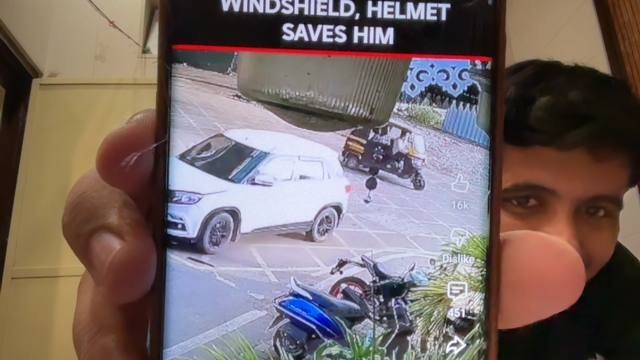
#> input picture RoadRakshak/snapshots/collision_CRITICAL_1778870923.jpg, 640 x 360 px; its folder holds only this picture in this run
$ python -i scene_agent.py   (imports and definitions only)
#> lines starting #> are read from the running program, lines starting #| are printed output that depends on the picture; after the words box and inside, x2 and y2 are one past the last pixel; in counts of white or black regions, pixels touching at a corner belong together
"""
agents/scene_agent.py — Agent 2: Scene Analysis Agent
=======================================================
Responsibility:
  • Computes scene-level signals INDEPENDENT of object tracking
  • Optical flow chaos — detects sudden violent motion
  • Pixel delta — detects large frame-to-frame change
  • Edge density — detects scattered debris / broken parts
  • Background subtraction blob — detects stationary foreign object
  • Smoke / fire hue detection — post-crash fire signal
  • Returns a SceneReport dict the coordinator uses for scoring

Why separate?
  Scene signals don't depend on YOLO at all.
  This agent can run on a lightweight thread without GPU,
  freeing YOLO compute for Agent 1.
"""

import cv2
import numpy as np

# ── State ─────────────────────────────────────────────────────────────────────
_prev_gray      = None
_prev_raw       = None
_bg_sub         = cv2.createBackgroundSubtractorMOG2(
                      history=400, varThreshold=50, detectShadows=False)


# ── Optical flow chaos ────────────────────────────────────────────────────────
def _flow_chaos(curr_gray: np.ndarray) -> float:
    """
    High chaos = violent unpredictable motion = likely crash.
    Normal traffic has low angular variance in optical flow.
    """
    global _prev_gray
    chaos = 0.0
    if _prev_gray is not None and curr_gray.shape == _prev_gray.shape:
        flow = cv2.calcOpticalFlowFarneback(
            _prev_gray, curr_gray, None,
            pyr_scale=0.5, levels=3, winsize=15,
            iterations=3, poly_n=5, poly_sigma=1.2, flags=0)
        _, ang = cv2.cartToPolar(flow[..., 0], flow[..., 1])
        chaos  = float(np.std(ang))
    _prev_gray = curr_gray.copy()
    return chaos


# ── Pixel delta ───────────────────────────────────────────────────────────────
def _pixel_delta(frame: np.ndarray) -> int:
    """Count pixels that changed significantly between frames."""
    global _prev_raw
    delta = 0
    # Safety: check if frame shape changed (e.g. resolution toggle)
    if _prev_raw is not None and _prev_raw.shape == frame.shape:
        diff       = cv2.absdiff(_prev_raw, frame)
        gray       = cv2.cvtColor(diff, cv2.COLOR_BGR2GRAY)
        _, th      = cv2.threshold(gray, 28, 255, cv2.THRESH_BINARY)
        k          = cv2.getStructuringElement(cv2.MORPH_ELLIPSE, (5, 5))
        th         = cv2.morphologyEx(th, cv2.MORPH_OPEN, k)
        delta      = int(cv2.countNonZero(th))
    _prev_raw = frame.copy()
    return delta


# ── Edge density ──────────────────────────────────────────────────────────────
def _edge_density(frame: np.ndarray) -> float:
    """
    Compute edge density on road ROI (skip top 25% sky).
    High density = scattered wreckage / shattered glass.
    """
    h = frame.shape[0]
    if h < 10: return 0.0 # Safety
    road       = frame[h // 4:, :]
    gray_road  = cv2.cvtColor(road, cv2.COLOR_BGR2GRAY)
    blurred    = cv2.GaussianBlur(gray_road, (5, 5), 0)
    edges      = cv2.Canny(blurred, 50, 150)
    return float(cv2.countNonZero(edges)) / (edges.size + 1e-6)


# ── Background blob ───────────────────────────────────────────────────────────
def _bg_blob(frame: np.ndarray) -> int:
    """Large stationary foreground blob = stopped/crashed vehicle."""
    try:
        fg = _bg_sub.apply(frame)
        fg = cv2.morphologyEx(fg, cv2.MORPH_CLOSE,
             cv2.getStructuringElement(cv2.MORPH_RECT, (15, 15)))
        return int(cv2.countNonZero(fg))
    except cv2.error:
        # If MOG2 fails (usually due to size change), reset it
        return 0


# ── Smoke / fire hue ─────────────────────────────────────────────────────────
def _detect_fire_smoke(frame: np.ndarray) -> dict:
    """
    Fire: orange-red hue (HSV H=0-20 or 160-180), high saturation.
    Smoke: low saturation, mid-gray value blob.
    Returns fire_score and smoke_score in [0, 1].
    """
    hsv = cv2.cvtColor(frame, cv2.COLOR_BGR2HSV)

    # Fire mask — orange to red hues
    fire1 = cv2.inRange(hsv, (0,   120, 100), (20,  255, 255))
    fire2 = cv2.inRange(hsv, (160, 120, 100), (180, 255, 255))
    fire_mask  = cv2.bitwise_or(fire1, fire2)
    fire_score = float(cv2.countNonZero(fire_mask)) / (fire_mask.size + 1e-6)

    # Smoke mask — low saturation, mid value
    smoke_mask  = cv2.inRange(hsv, (0, 0, 80), (180, 40, 200))
    smoke_score = float(cv2.countNonZero(smoke_mask)) / (smoke_mask.size + 1e-6)

    return {
        "fire_score":  round(fire_score,  4),
        "smoke_score": round(smoke_score, 4),
        "fire_detected":  fire_score  > 0.015,
        "smoke_detected": smoke_score > 0.08,
    }


# ── Main run function ─────────────────────────────────────────────────────────
def run(frame: np.ndarray) -> dict:
    """
    Main entry called by coordinator.

    Returns SceneReport:
    {
      "chaos":        float,   # optical flow chaos score
      "pixel_delta":  int,     # changed pixels count
      "edge_density": float,   # road edge density
      "bg_blob":      int,     # foreground blob size
      "fire_score":   float,
      "smoke_score":  float,
      "fire_detected":  bool,
      "smoke_detected": bool,
    }
    """
    curr_gray = cv2.cvtColor(frame, cv2.COLOR_BGR2GRAY)

    chaos       = _flow_chaos(curr_gray)
    pixel_delta = _pixel_delta(frame)
    edge_den    = _edge_density(frame)
    bg_b        = _bg_blob(frame)
    fire_smoke  = _detect_fire_smoke(frame)

    return {
        "chaos":          round(chaos, 3),
        "pixel_delta":    pixel_delta,
        "edge_density":   round(edge_den, 4),
        "bg_blob":        bg_b,
        "fire_score":     fire_smoke["fire_score"],
        "smoke_score":    fire_smoke["smoke_score"],
        "fire_detected":  fire_smoke["fire_detected"],
        "smoke_detected": fire_smoke["smoke_detected"],
    }

>>> import cv2
>>> picture = cv2.imread('../snapshots/collision_CRITICAL_1778870923.jpg')
#> picture is the input picture: shape (360, 640, 3); mean B, G, R 103.9, 105.4, 119.7
>>> result = run(picture)
#> in run, `curr_gray = cv2.cvtColor(frame, cv2.COLOR_BGR2GRAY)`:
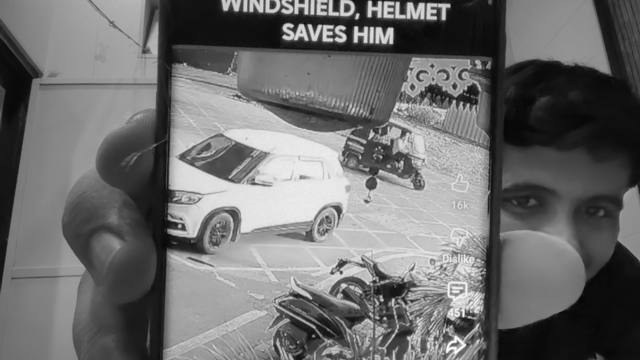
#> curr_gray: shape (360, 640); min 2, max 255, mean 109.5
#> in run, `chaos       = _flow_chaos(curr_gray)`: chaos = 0
#> in _edge_density, `road       = frame[h // 4:, :]`:
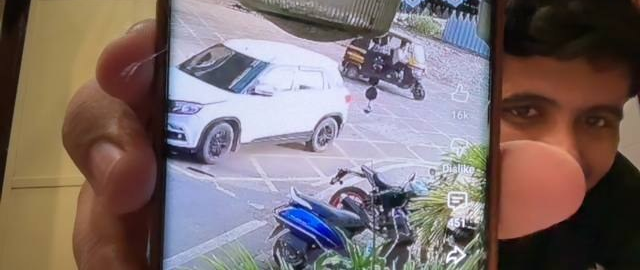
#> road: shape (270, 640, 3); mean B, G, R 111, 110.6, 124.5
#> in _edge_density, `gray_road  = cv2.cvtColor(road, cv2.COLOR_BGR2GRAY)`:
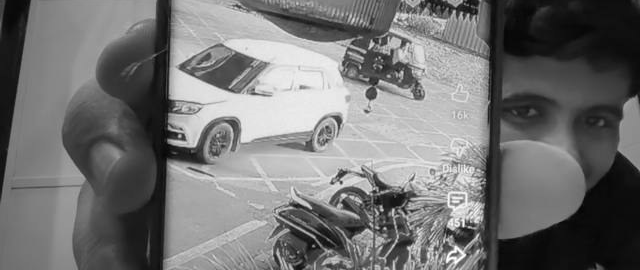
#> gray_road: shape (270, 640); min 2, max 255, mean 114.8
#> in _edge_density, `edges      = cv2.Canny(blurred, 50, 150)`:
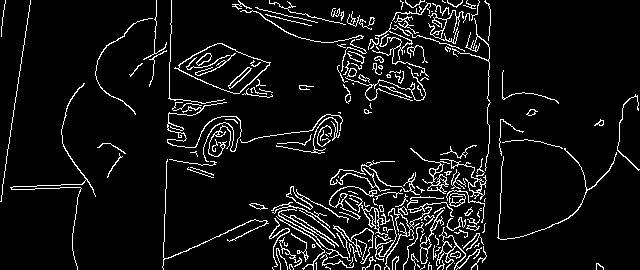
#> edges: shape (270, 640); 7.1% white in thin lines or dots
#> in run, `edge_den    = _edge_density(frame)`: edge_den = 0.0707
#> in _bg_blob, `fg = _bg_sub.apply(frame)`: fg: shape (360, 640); every value is 255
#> in run, `bg_b        = _bg_blob(frame)`: bg_b = 230400
#> in _detect_fire_smoke, `hsv = cv2.cvtColor(frame, cv2.COLOR_BGR2HSV)`: hsv: shape (360, 640, 3); mean H, S, V 63.7, 88.8, 130.7
#> in _detect_fire_smoke, `fire1 = cv2.inRange(hsv, (0,   120, 100), (20,  255, 255))`: fire1: shape (360, 640); 11.8% white; 98 white regions (74 under 20 px), largest, box (x1, y1, x2, y2) and area: (497, 151, 617, 329) 12946, (0, 121, 155, 360) 12089, (625, 0, 640, 70) 427
#> in _detect_fire_smoke, `fire2 = cv2.inRange(hsv, (160, 120, 100), (180, 255, 255))`:
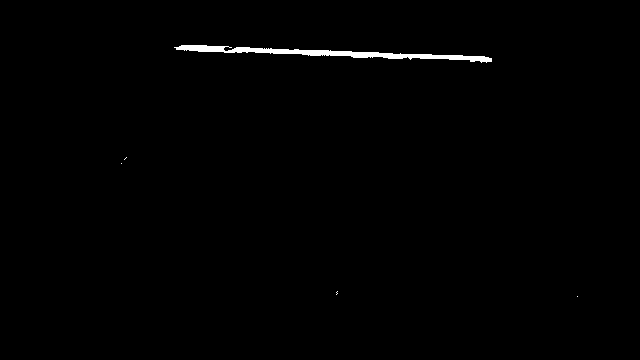
#> fire2: shape (360, 640); 0.7% white; 5 white regions (4 under 20 px), largest, box (x1, y1, x2, y2) and area: (174, 45, 492, 63) 1605
#> in _detect_fire_smoke, `fire_mask  = cv2.bitwise_or(fire1, fire2)`:
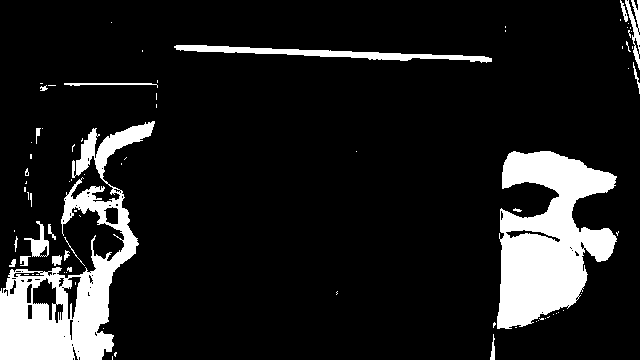
#> fire_mask: shape (360, 640); 12.5% white; 81 white regions (60 under 20 px), largest, box (x1, y1, x2, y2) and area: (497, 151, 617, 329) 12947, (0, 121, 155, 360) 12089, (174, 45, 492, 63) 1834
#> in _detect_fire_smoke, `fire_score = float(cv2.countNonZero(fire_mask)) / (fire_mask.size + 1e..`: fire_score = 0.125
#> in _detect_fire_smoke, `smoke_mask  = cv2.inRange(hsv, (0, 0, 80), (180, 40, 200))`:
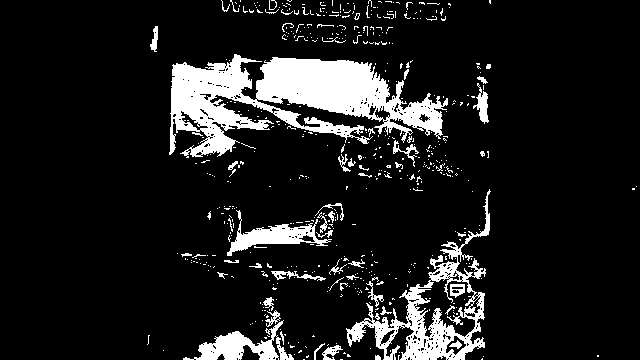
#> smoke_mask: shape (360, 640); 11.6% white; 543 white regions (487 under 20 px), largest, box (x1, y1, x2, y2) and area: (169, 54, 448, 158) 13955, (346, 189, 491, 360) 5108, (183, 320, 294, 360) 1638
#> in _detect_fire_smoke, `smoke_score = float(cv2.countNonZero(smoke_mask)) / (smoke_mask.size +..`: smoke_score = 0.116
#> in run, `fire_smoke  = _detect_fire_smoke(frame)`: fire_smoke = {'fire_score': 0.125, 'smoke_score': 0.116, 'fire_detected': True, 'smoke_detected': True}
#> result = {'chaos': 0, 'pixel_delta': 0, 'edge_density': 0.0707, 'bg_blob': 230400, 'fire_score': 0.125, 'smoke_score': 0.116, 'fire_detected': True, 'smoke_detected': True}

$ run again, on RoadRakshak/snapshots/collision_CRITICAL_1778871479.jpg
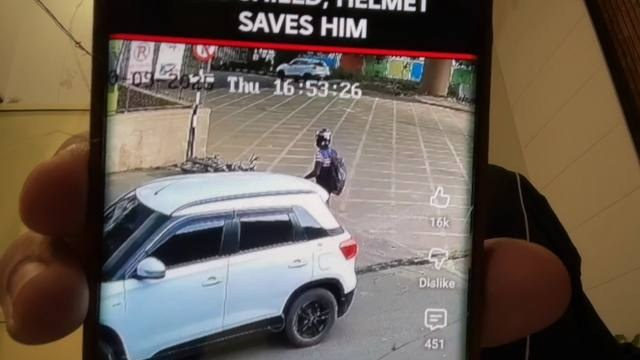
#> input picture RoadRakshak/snapshots/collision_CRITICAL_1778871479.jpg, 640 x 360 px
#> picture is the input picture: shape (360, 640, 3); mean B, G, R 85.3, 96.1, 108.6
#> chaos = 0
#> in _edge_density, `edges      = cv2.Canny(blurred, 50, 150)`:
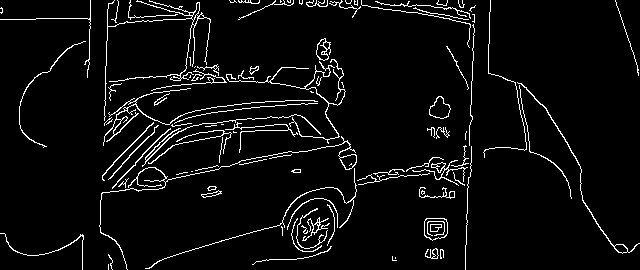
#> edges: shape (270, 640); 5% white in thin lines or dots
#> edge_den = 0.0498
#> fg: shape (360, 640); every value is 255
#> bg_b = 230400
#> hsv: shape (360, 640, 3); mean H, S, V 49.6, 97.2, 113.7
#> fire1: shape (360, 640); 17.9% white; 105 white regions (88 under 20 px), largest, box (x1, y1, x2, y2) and area: (490, 0, 640, 336) 30666, (0, 111, 90, 261) 5799, (0, 323, 83, 360) 1746
#> fire2: shape (360, 640); 0.96% white; 5 white regions (2 under 20 px), largest, box (x1, y1, x2, y2) and area: (112, 34, 473, 61) 2044, (342, 244, 357, 258) 139, (202, 55, 212, 63) 34
#> fire_mask: shape (360, 640); 18.9% white; 68 white regions (51 under 20 px), largest, box (x1, y1, x2, y2) and area: (490, 0, 640, 336) 30666, (0, 111, 90, 261) 5799, (112, 34, 475, 76) 2317
#> fire_score = 0.189
#> in _detect_fire_smoke, `smoke_mask  = cv2.inRange(hsv, (0, 0, 80), (180, 40, 200))`:
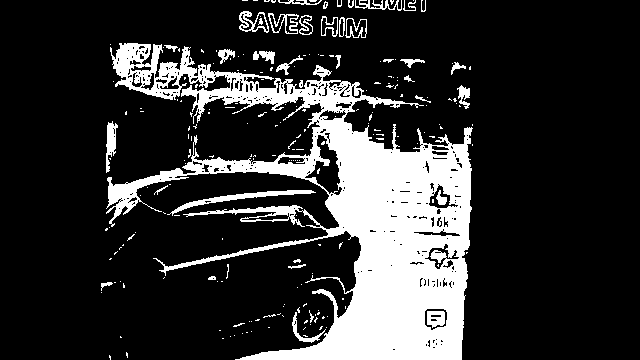
#> smoke_mask: shape (360, 640); 19.3% white; 217 white regions (179 under 20 px), largest, box (x1, y1, x2, y2) and area: (106, 43, 473, 360) 39475, (167, 190, 316, 216) 678, (106, 121, 118, 173) 334
#> smoke_score = 0.193
#> fire_smoke = {'fire_score': 0.189, 'smoke_score': 0.193, 'fire_detected': True, 'smoke_detected': True}
#> result = {'chaos': 0, 'pixel_delta': 0, 'edge_density': 0.0498, 'bg_blob': 230400, 'fire_score': 0.189, 'smoke_score': 0.193, 'fire_detected': True, 'smoke_detected': True}

$ run again, on RoadRakshak/snapshots/collision_CRITICAL_1778871673.jpg
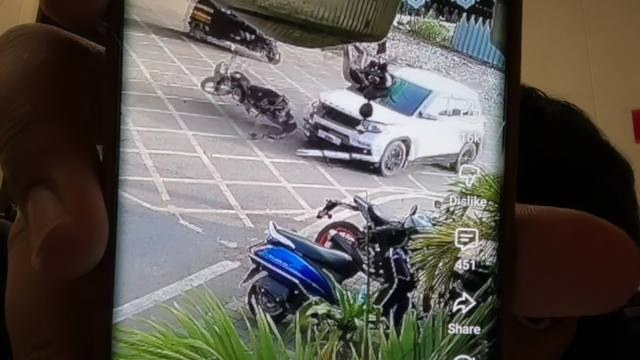
#> input picture RoadRakshak/snapshots/collision_CRITICAL_1778871673.jpg, 640 x 360 px
#> picture is the input picture: shape (360, 640, 3); mean B, G, R 83.8, 89, 94.2
#> chaos = 0
#> in _edge_density, `edges      = cv2.Canny(blurred, 50, 150)`:
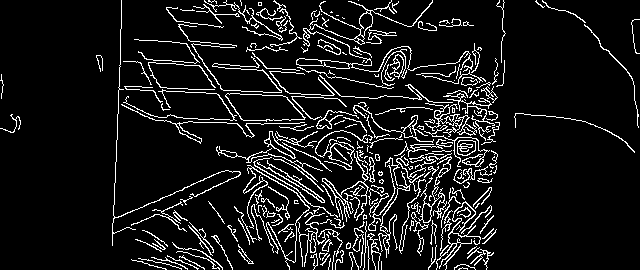
#> edges: shape (270, 640); 9.4% white in thin lines or dots
#> edge_den = 0.0943
#> fg: shape (360, 640); every value is 255
#> bg_b = 230400
#> hsv: shape (360, 640, 3); mean H, S, V 62.8, 92.9, 99.9
#> fire1: shape (360, 640); 6% white; 12 white regions (9 under 20 px), largest, box (x1, y1, x2, y2) and area: (525, 0, 640, 177) 12749, (0, 0, 39, 36) 946, (196, 14, 207, 21) 28
#> fire2: shape (360, 640); 0.01% white in thin lines or dots, all inside (x1, y1, x2, y2) = (322, 237, 327, 245)
#> fire_score = 0.0598
#> in _detect_fire_smoke, `smoke_mask  = cv2.inRange(hsv, (0, 0, 80), (180, 40, 200))`:
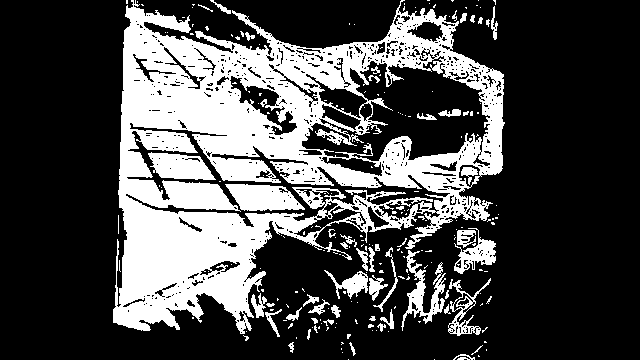
#> smoke_mask: shape (360, 640); 28.9% white; 219 white regions (166 under 20 px), largest, box (x1, y1, x2, y2) and area: (113, 0, 505, 334) 56995, (225, 184, 305, 211) 1508, (148, 152, 216, 180) 1286
#> smoke_score = 0.289
#> fire_smoke = {'fire_score': 0.0598, 'smoke_score': 0.289, 'fire_detected': True, 'smoke_detected': True}
#> result = {'chaos': 0, 'pixel_delta': 0, 'edge_density': 0.0943, 'bg_blob': 230400, 'fire_score': 0.0598, 'smoke_score': 0.289, 'fire_detected': True, 'smoke_detected': True}

$ run again, on RoadRakshak/snapshots/collision_CRITICAL_1778871717.jpg
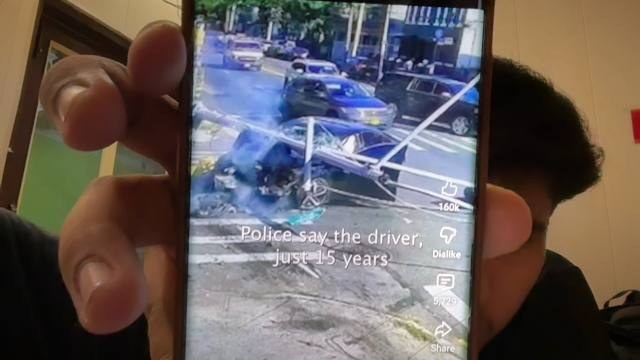
#> input picture RoadRakshak/snapshots/collision_CRITICAL_1778871717.jpg, 640 x 360 px
#> picture is the input picture: shape (360, 640, 3); mean B, G, R 93.2, 93.9, 102.9
#> chaos = 0
#> edges: shape (270, 640); 6.9% white in thin lines or dots
#> edge_den = 0.0687
#> fg: shape (360, 640); every value is 255
#> bg_b = 230400
#> hsv: shape (360, 640, 3); mean H, S, V 59.7, 100.9, 117.4
#> fire1: shape (360, 640); 13.9% white; 139 white regions (125 under 20 px), largest, box (x1, y1, x2, y2) and area: (497, 0, 640, 304) 20088, (61, 150, 142, 327) 4366, (486, 184, 532, 258) 2502
#> fire2: shape (360, 640); 0.04% white; 1 white region, box (x1, y1, x2, y2) and area: (636, 113, 640, 137) 91
#> fire_mask: shape (360, 640); 14% white; 139 white regions (125 under 20 px), largest, box (x1, y1, x2, y2) and area: (497, 0, 640, 304) 20179, (61, 150, 142, 327) 4366, (486, 184, 532, 258) 2502
#> fire_score = 0.14
#> in _detect_fire_smoke, `smoke_mask  = cv2.inRange(hsv, (0, 0, 80), (180, 40, 200))`:
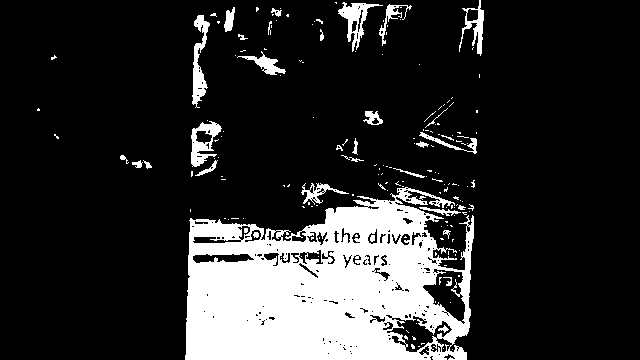
#> smoke_mask: shape (360, 640); 17.2% white; 182 white regions (149 under 20 px), largest, box (x1, y1, x2, y2) and area: (185, 187, 474, 360) 34059, (192, 15, 210, 108) 743, (338, 2, 383, 52) 689
#> smoke_score = 0.172
#> fire_smoke = {'fire_score': 0.14, 'smoke_score': 0.172, 'fire_detected': True, 'smoke_detected': True}
#> result = {'chaos': 0, 'pixel_delta': 0, 'edge_density': 0.0687, 'bg_blob': 230400, 'fire_score': 0.14, 'smoke_score': 0.172, 'fire_detected': True, 'smoke_detected': True}
